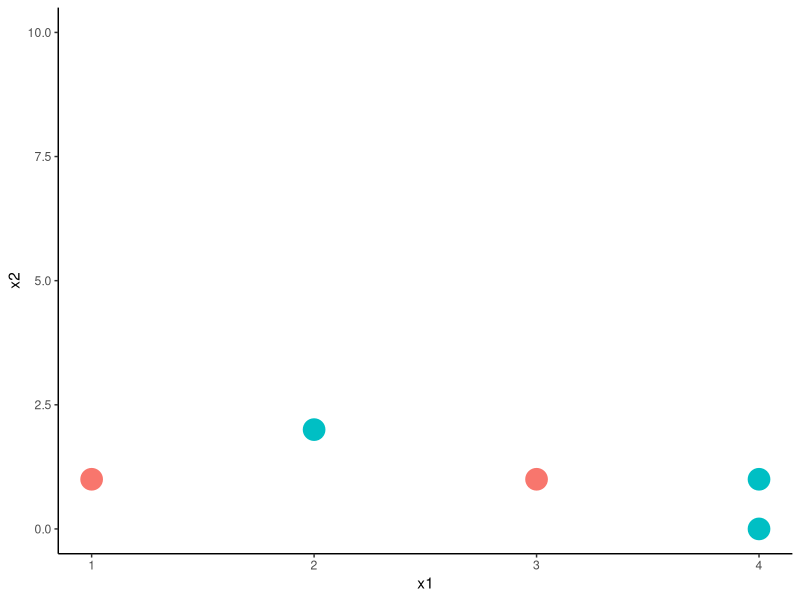
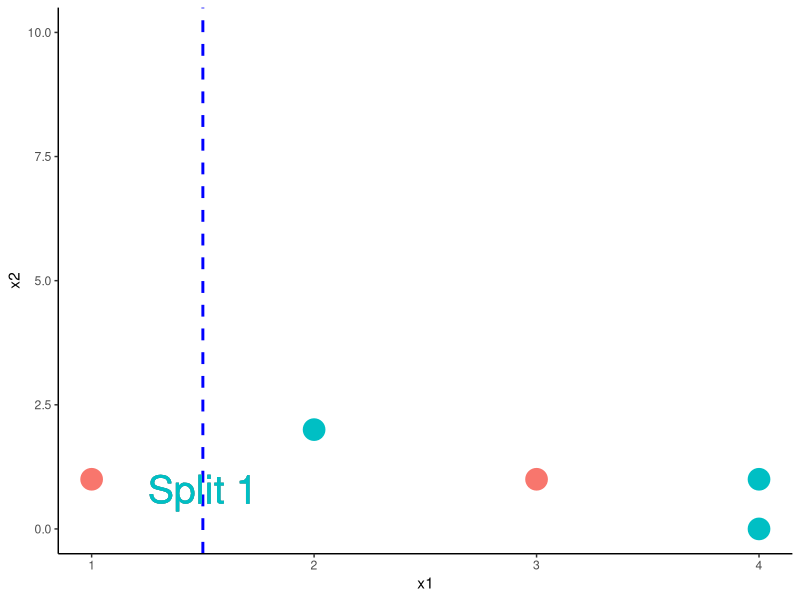
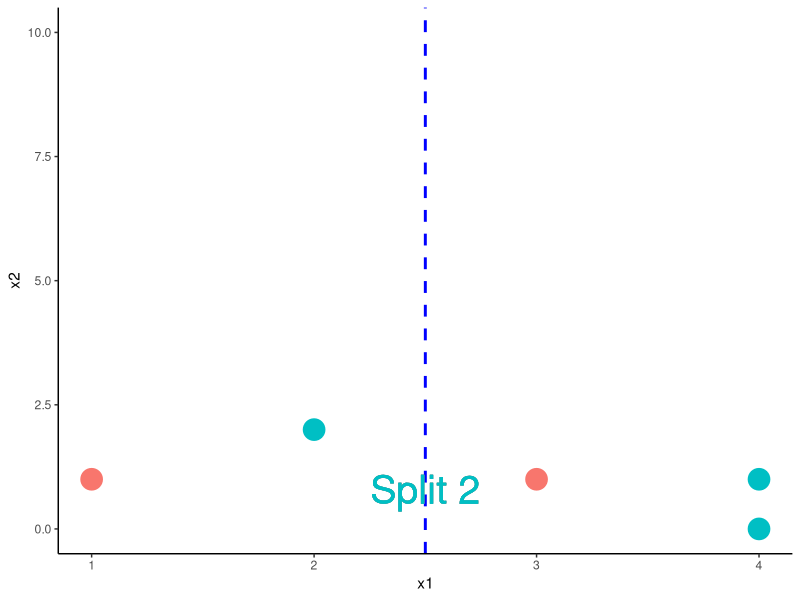
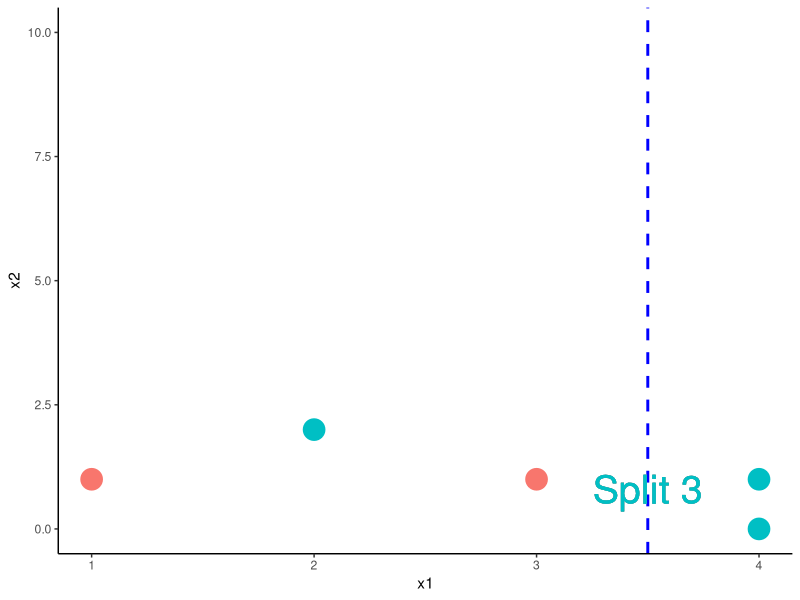

The R script that drew these images, in order:
## ---- chunk 1
knitr::opts_chunk$set(echo = FALSE, message=FALSE, warning=FALSE)
## ---- chunk 2
x1 = c(1:4,4)
x2 = c(1,2,1,0,1)
y = c(0,1,0,1,1)

d = data.frame(cbind(x1, x2, y))
library(ggplot2)
ggplot(d, aes(x=x1, y=x2, color = factor(y)))+geom_point(size =7)+ylim(0, 10)+
  theme_bw() +
  theme(axis.line = element_line(colour = "black"),
    panel.grid.major = element_blank(),
    panel.grid.minor = element_blank(),
    panel.border = element_blank(),
    panel.background = element_blank()) +
  theme(legend.position = "none")

## ---- chunk 3
x1 = c(1:4,4)
x2 = c(1,2,1,0,1)
y = c(0,1,0,1,1)

d = data.frame(cbind(x1, x2, y))
library(ggplot2)
ggplot(d, aes(x=x1, y=x2, color = factor(y)))+geom_point(size = 7)+ylim(0, 10)+geom_vline(xintercept=3/2, linetype="dashed", color = "blue", size=1)+ geom_text(x=3/2, y=.8, label="Split 1", size = 10)+
  theme_bw() +
  theme(axis.line = element_line(colour = "black"),
    panel.grid.major = element_blank(),
    panel.grid.minor = element_blank(),
    panel.border = element_blank(),
    panel.background = element_blank()) +
  theme(legend.position = "none")

## ---- chunk 4
x1 = c(1:4,4)
x2 = c(1,2,1,0,1)
y = c(0,1,0,1,1)

d = data.frame(cbind(x1, x2, y))
library(ggplot2)
ggplot(d, aes(x=x1, y=x2, color = factor(y)))+geom_point(size = 7)+ylim(0, 10)+geom_vline(xintercept=5/2, linetype="dashed", color = "blue", size=1)+ geom_text(x=5/2, y=.8, label="Split 2", size=10)+
  theme_bw() +
  theme(axis.line = element_line(colour = "black"),
    panel.grid.major = element_blank(),
    panel.grid.minor = element_blank(),
    panel.border = element_blank(),
    panel.background = element_blank()) +
  theme(legend.position = "none")

## ---- chunk 5
x1 = c(1:4,4)
x2 = c(1,2,1,0,1)
y = c(0,1,0,1,1)

d = data.frame(cbind(x1, x2, y))
library(ggplot2)
ggplot(d, aes(x=x1, y=x2, color = factor(y)))+geom_point(size = 7)+ylim(0, 10)+geom_vline(xintercept=7/2, linetype="dashed", color = "blue", size=1)+ geom_text(x=7/2, y=.8, label="Split 3", size=10)+
  theme_bw() +
  theme(axis.line = element_line(colour = "black"),
    panel.grid.major = element_blank(),
    panel.grid.minor = element_blank(),
    panel.border = element_blank(),
    panel.background = element_blank()) +
  theme(legend.position = "none")

